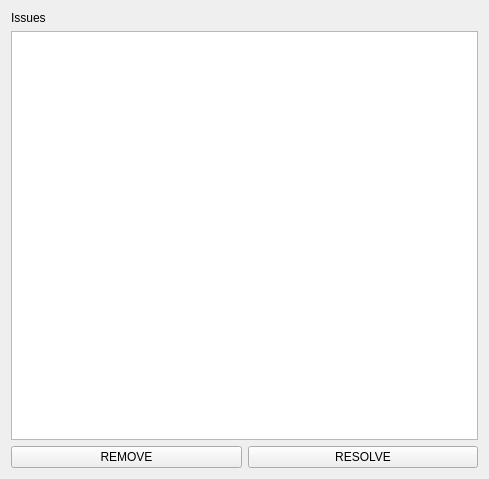
<?xml version="1.0" encoding="UTF-8"?>
<ui version="4.0">
 <class>QTIssue</class>
 <widget class="QWidget" name="QTIssue">
  <property name="geometry">
   <rect>
    <x>0</x>
    <y>0</y>
    <width>489</width>
    <height>479</height>
   </rect>
  </property>
  <property name="windowTitle">
   <string>QTIssue</string>
  </property>
  <layout class="QVBoxLayout" name="verticalLayout_3">
   <item>
    <layout class="QVBoxLayout" name="verticalLayout_2">
     <item>
      <layout class="QVBoxLayout" name="verticalLayout">
       <item>
        <widget class="QLabel" name="issueLabel">
         <property name="text">
          <string>Issues</string>
         </property>
        </widget>
       </item>
       <item>
        <widget class="QListWidget" name="issuesList"/>
       </item>
      </layout>
     </item>
     <item>
      <layout class="QHBoxLayout" name="horizontalLayout">
       <item>
        <widget class="QPushButton" name="removeButton">
         <property name="text">
          <string>REMOVE</string>
         </property>
        </widget>
       </item>
       <item>
        <widget class="QPushButton" name="resolveButton">
         <property name="text">
          <string>RESOLVE</string>
         </property>
        </widget>
       </item>
      </layout>
     </item>
    </layout>
   </item>
  </layout>
 </widget>
 <layoutdefault spacing="6" margin="11"/>
 <resources/>
 <connections/>
</ui>
